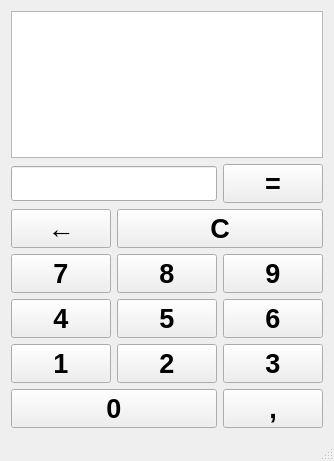
<?xml version="1.0" encoding="UTF-8"?>
<ui version="4.0">
 <class>MainWindow</class>
 <widget class="QMainWindow" name="MainWindow">
  <property name="geometry">
   <rect>
    <x>0</x>
    <y>0</y>
    <width>334</width>
    <height>461</height>
   </rect>
  </property>
  <property name="windowTitle">
   <string>S P P Super Duper Calculator</string>
  </property>
  <property name="windowIcon">
   <iconset>
    <normaloff>pic3.ico</normaloff>pic3.ico</iconset>
  </property>
  <widget class="QWidget" name="centralWidget">
   <layout class="QHBoxLayout" name="horizontalLayout">
    <item>
     <layout class="QGridLayout" name="gridLayout">
      <item row="5" column="2">
       <widget class="QPushButton" name="digit3">
        <property name="font">
         <font>
          <pointsize>20</pointsize>
          <weight>75</weight>
          <bold>true</bold>
         </font>
        </property>
        <property name="text">
         <string>3</string>
        </property>
       </widget>
      </item>
      <item row="6" column="0" colspan="2">
       <widget class="QPushButton" name="digit0">
        <property name="font">
         <font>
          <pointsize>20</pointsize>
          <weight>75</weight>
          <bold>true</bold>
         </font>
        </property>
        <property name="text">
         <string>0</string>
        </property>
       </widget>
      </item>
      <item row="5" column="1">
       <widget class="QPushButton" name="digit2">
        <property name="font">
         <font>
          <pointsize>20</pointsize>
          <weight>75</weight>
          <bold>true</bold>
         </font>
        </property>
        <property name="text">
         <string>2</string>
        </property>
       </widget>
      </item>
      <item row="0" column="0" colspan="3">
       <widget class="QTextBrowser" name="expression"/>
      </item>
      <item row="2" column="0">
       <widget class="QPushButton" name="backSpace">
        <property name="font">
         <font>
          <pointsize>20</pointsize>
          <weight>75</weight>
          <bold>true</bold>
         </font>
        </property>
        <property name="text">
         <string>←</string>
        </property>
       </widget>
      </item>
      <item row="3" column="1">
       <widget class="QPushButton" name="digit8">
        <property name="font">
         <font>
          <pointsize>20</pointsize>
          <weight>75</weight>
          <bold>true</bold>
         </font>
        </property>
        <property name="text">
         <string>8</string>
        </property>
       </widget>
      </item>
      <item row="3" column="0">
       <widget class="QPushButton" name="digit7">
        <property name="font">
         <font>
          <pointsize>20</pointsize>
          <weight>75</weight>
          <bold>true</bold>
         </font>
        </property>
        <property name="text">
         <string>7</string>
        </property>
       </widget>
      </item>
      <item row="4" column="0">
       <widget class="QPushButton" name="digit4">
        <property name="font">
         <font>
          <pointsize>20</pointsize>
          <weight>75</weight>
          <bold>true</bold>
         </font>
        </property>
        <property name="text">
         <string>4</string>
        </property>
       </widget>
      </item>
      <item row="1" column="2">
       <widget class="QPushButton" name="getResult">
        <property name="font">
         <font>
          <pointsize>20</pointsize>
          <weight>75</weight>
          <bold>true</bold>
         </font>
        </property>
        <property name="text">
         <string>=</string>
        </property>
       </widget>
      </item>
      <item row="4" column="2">
       <widget class="QPushButton" name="digit6">
        <property name="font">
         <font>
          <pointsize>20</pointsize>
          <weight>75</weight>
          <bold>true</bold>
         </font>
        </property>
        <property name="text">
         <string>6</string>
        </property>
       </widget>
      </item>
      <item row="2" column="1" colspan="2">
       <widget class="QPushButton" name="clear">
        <property name="font">
         <font>
          <pointsize>20</pointsize>
          <weight>75</weight>
          <bold>true</bold>
         </font>
        </property>
        <property name="text">
         <string>C</string>
        </property>
       </widget>
      </item>
      <item row="1" column="0" colspan="2">
       <widget class="QLineEdit" name="result">
        <property name="minimumSize">
         <size>
          <width>0</width>
          <height>35</height>
         </size>
        </property>
       </widget>
      </item>
      <item row="4" column="1">
       <widget class="QPushButton" name="digit5">
        <property name="font">
         <font>
          <pointsize>20</pointsize>
          <weight>75</weight>
          <bold>true</bold>
         </font>
        </property>
        <property name="text">
         <string>5</string>
        </property>
       </widget>
      </item>
      <item row="5" column="0">
       <widget class="QPushButton" name="digit1">
        <property name="font">
         <font>
          <pointsize>20</pointsize>
          <weight>75</weight>
          <bold>true</bold>
         </font>
        </property>
        <property name="text">
         <string>1</string>
        </property>
       </widget>
      </item>
      <item row="3" column="2">
       <widget class="QPushButton" name="digit9">
        <property name="font">
         <font>
          <pointsize>20</pointsize>
          <weight>75</weight>
          <bold>true</bold>
         </font>
        </property>
        <property name="text">
         <string>9</string>
        </property>
       </widget>
      </item>
      <item row="6" column="2">
       <widget class="QPushButton" name="comma">
        <property name="font">
         <font>
          <pointsize>20</pointsize>
          <weight>75</weight>
          <bold>true</bold>
         </font>
        </property>
        <property name="text">
         <string>,</string>
        </property>
       </widget>
      </item>
     </layout>
    </item>
   </layout>
  </widget>
  <widget class="QMenuBar" name="menuBar">
   <property name="geometry">
    <rect>
     <x>0</x>
     <y>0</y>
     <width>334</width>
     <height>21</height>
    </rect>
   </property>
  </widget>
  <widget class="QStatusBar" name="statusBar">
   <property name="enabled">
    <bool>false</bool>
   </property>
  </widget>
 </widget>
 <layoutdefault spacing="6" margin="11"/>
 <resources/>
 <connections/>
</ui>
